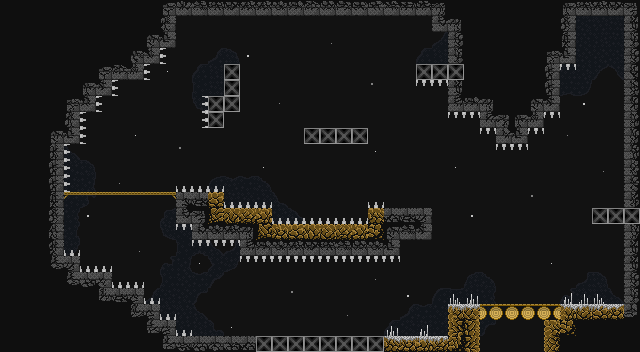

A 2D game scene composited from a Tiled map and its tileset images. What follows is a short description and the map's XML, with each tile layer's data collapsed to a summary:
An orthogonal 40x22 tile map with 16x16 px tiles, 5 tile layers (Background, Upper Background, Mid Background, Graphics, ...), 8 tilesets and 32 objects.

<map version="1.2" tiledversion="1.2.1" orientation="orthogonal" renderorder="right-down" width="40" height="22" tilewidth="16" tileheight="16" infinite="0" nextlayerid="14" nextobjectid="34">
 <tileset firstgid="1" source="AllSprites.tsx" />
 <tileset firstgid="197" source="DesignOne.tsx" />
 <tileset firstgid="218" source="Dirt.tsx" />
 <tileset firstgid="282" source="Sparkle.tsx" />
 <tileset firstgid="308" source="Grey Bricks.tsx" />
 <tileset firstgid="418" source="Grass.tsx" />
 <tileset firstgid="448" source="comet.tsx" />
 <tileset firstgid="473" source="MidBackground.tsx" />
 <layer id="1" name="Background" width="40" height="22">
  <data>[880 cells, 880 non-empty, 1 distinct tile ids]</data>
 </layer>
 <layer id="11" name="Upper Background" width="40" height="22">
  <data>[880 cells, 7 non-empty, 7 distinct tile ids]</data>
 </layer>
 <layer id="13" name="Mid Background" width="40" height="22">
  <data>[880 cells, 91 non-empty, 55 distinct tile ids]</data>
 </layer>
 <layer id="2" name="Graphics" width="40" height="22">
  <data>[880 cells, 446 non-empty, 117 distinct tile ids]</data>
 </layer>
 <layer id="12" name="Design" width="40" height="22">
  <data>[880 cells, 10 non-empty, 7 distinct tile ids]</data>
 </layer>
 <objectgroup id="3" name="Ground" visible="0">
  <object id="1" x="176" y="192" width="48" height="32" />
  <object id="2" x="192" y="224" width="80" height="16" />
  <object id="3" x="224" y="208" width="48" height="16" />
  <object id="4" x="240" y="240" width="160" height="16" />
  <object id="5" x="272" y="224" width="160" height="16" />
  <object id="6" x="368" y="208" width="64" height="16" />
  <object id="7" x="0" y="0" width="176" height="48" />
  <object id="8" x="0" y="48" width="160" height="16" />
  <object id="9" x="0" y="64" width="144" height="16" />
  <object id="10" x="0" y="80" width="112" height="16" />
  <object id="11" x="0" y="96" width="96" height="16" />
  <object id="12" x="0" y="112" width="80" height="32" />
  <object id="13" x="0" y="144" width="64" height="192" />
  <object id="14" x="64" y="256" width="16" height="96" />
  <object id="15" x="80" y="272" width="32" height="80" />
  <object id="16" x="112" y="288" width="32" height="64" />
  <object id="17" x="144" y="304" width="16" height="48" />
  <object id="18" x="160" y="320" width="16" height="32" />
  <object id="19" x="0" y="336" width="480" height="16" />
  <object id="21" x="448" y="304" width="192" height="48" />
  <object id="22" x="592" y="208" width="48" height="16" />
  <object id="23" x="624" y="0" width="16" height="352" />
  <object id="24" x="208" y="96" width="16" height="32" />
  <object id="25" x="224" y="64" width="16" height="48" />
  <object id="26" x="304" y="128" width="64" height="16" />
  <object id="27" x="416" y="64" width="48" height="16" />
  <object id="28" x="448" y="0" width="112" height="112" />
  <object id="29" x="544" y="0" width="32" height="64" />
  <object id="30" x="432" y="0" width="16" height="32" />
  <object id="31" x="496" y="80" width="32" height="64" />
  <object id="32" x="480" y="96" width="64" height="32" />
  <object id="33" x="128" y="0" width="512" height="16" />
 </objectgroup>
 <objectgroup id="4" name="Walls" />
 <objectgroup id="5" name="Spikes" />
 <objectgroup id="6" name="Trampolines" />
 <objectgroup id="7" name="One Way Platforms" />
 <objectgroup id="8" name="Crumble Platforms" />
 <objectgroup id="9" name="Goal" />
</map>